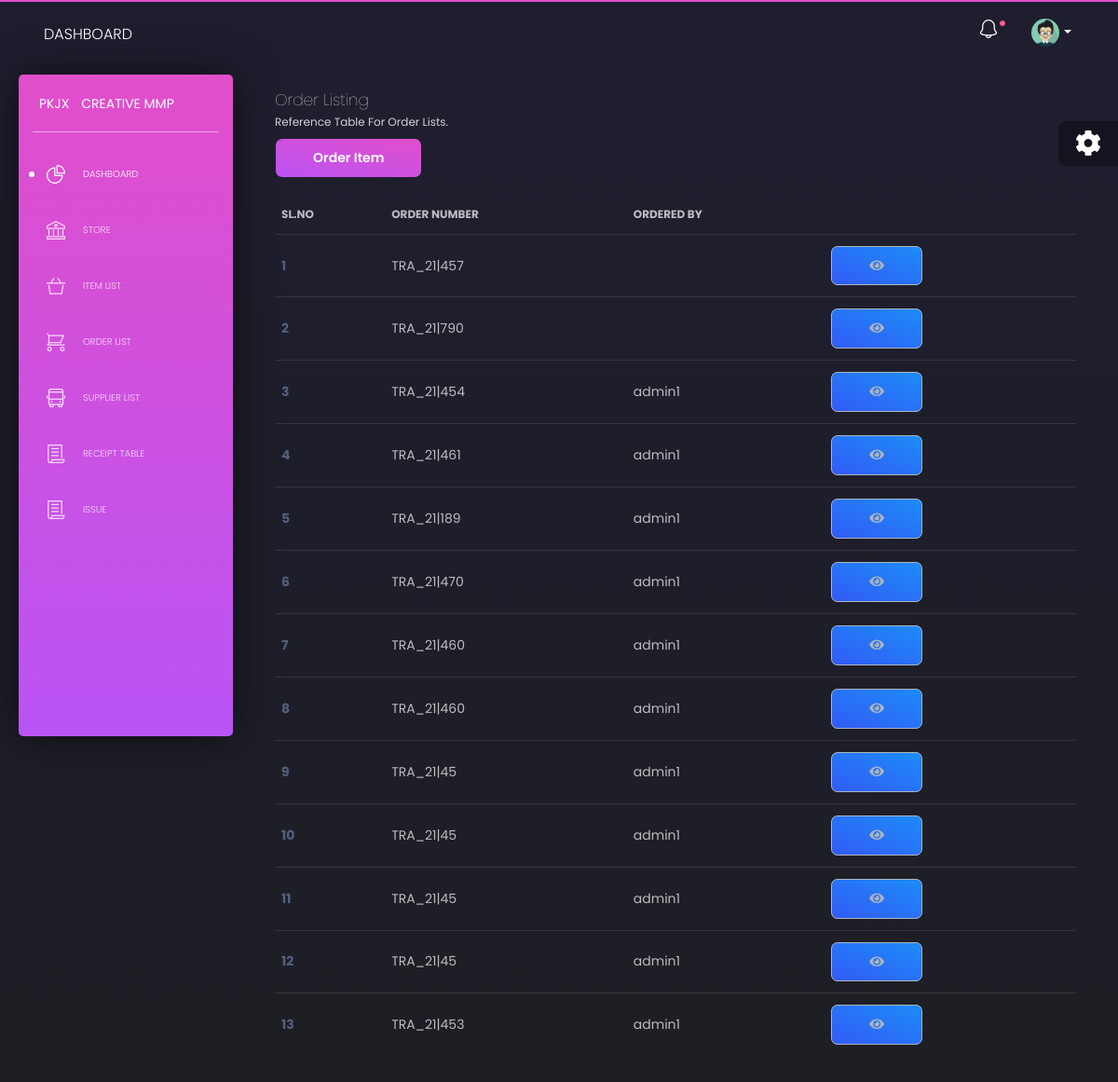
/order_list.php, run on an earlier commit of the app's database.
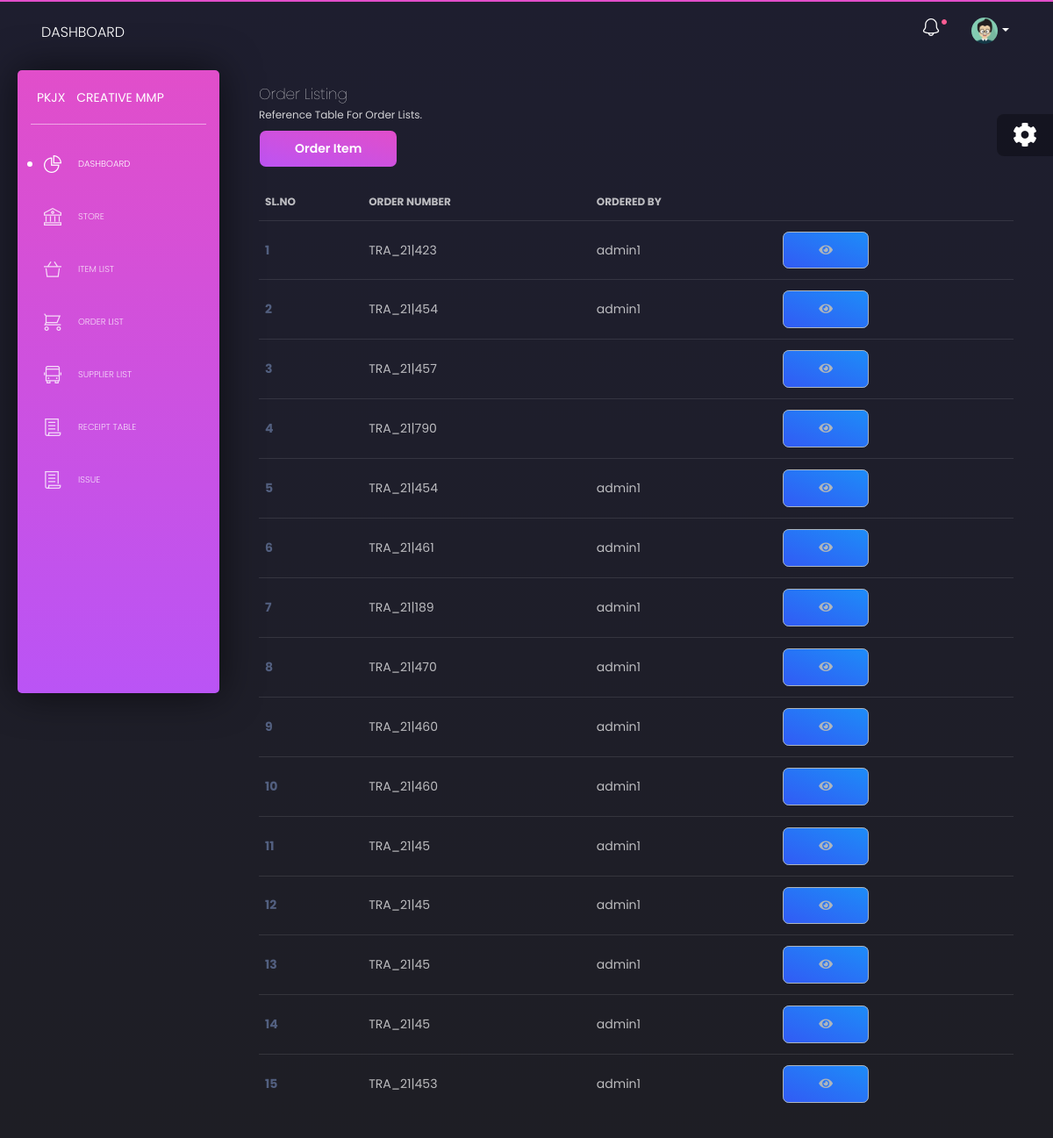
And on a later commit of the database.
### tables this page shows
CREATE TABLE `order_update` (
  `id` int(11) NOT NULL,
  `order_no` varchar(112) NOT NULL,
  `ordered_by` varchar(255) NOT NULL,
  `order_date` datetime NOT NULL DEFAULT current_timestamp()
);

### app/database/db.php (called while the page is built, shortened)
<?php
require('connect.php');
function display_order($table, $col){
    global $conn;
    $sql = "SELECT * FROM $table ORDER BY $col DESC";
    $stmt = $conn->prepare($sql);
    $stmt->execute();
    $records = $stmt->get_result()->fetch_all(MYSQLI_ASSOC);
    return $records;
}

### order_list.php (the view, shortened to what this page needs)
<?php
$item = display_order('order_update', 'order_date');
?>
<!DOCTYPE html>
<html lang="en">
<head>
  <?php require('lender/head.php') ?>
</head>
<body class="">
  <div class="wrapper">
  <?php require('lender/sidebar.php') ?>
    <div class="main-panel">
    <?php require('lender/nav.php') ?>
      <div class="content">
        <div class="row">
          <div class="col-md-12">
            <div class="card  card-plain">
              <div class="card-header">
                <h4 class="card-title">Order Listing</h4>
                <p class="category"> Reference Table for order lists.</p>
                <a href="order_form.php" class="btn btn-primary">Order Item</a>
              </div>
              <div class="card-body">
                <div class="table-responsive">
                  <table class="table tablesorter " id="">
                    <thead class=" text-primary">
                      <tr>
                        <th>
                          Sl.No
                        </th>
                        <th>
                          Order Number
                        </th>
                        <th>
                          Ordered By
                        </th>
                        <th class="text-center">
                        </th>
                      </tr>
                    </thead>
                    <tbody>
                    <?php foreach ($item as $key => $iti): ?>
                      <tr>
                        <th scope="row"><?php echo $key + 1 ?></th>
                        <td><?php echo $iti['order_no'];?></td>
                        <td><?php echo $iti['ordered_by'];?></td>
                        <td><a href="pdf.php?order_no=<?php echo $iti['order_no'] ?>" class="btn btn-info border border-light text-light explore-butt "><i class="fa fa-eye"></i></a></td>
                      </tr>
                    <?php endforeach ?>
                    </tbody>
                  </table>
                </div>
              </div>
            </div>
          </div>
        </div>
      </div>
  <div class="fixed-plugin">
    <div class="dropdown show-dropdown">
      <a href="#" data-toggle="dropdown">
        <i class="fa fa-cog fa-2x"> </i>
      </a>
    </div>
  </div>
</body>
</html>

What changed in the data, as far as the page shows it:
added order_update: order_no "TRA_21|423", ordered_by "admin1"
added order_update: order_no "TRA_21|454", ordered_by "admin1"
